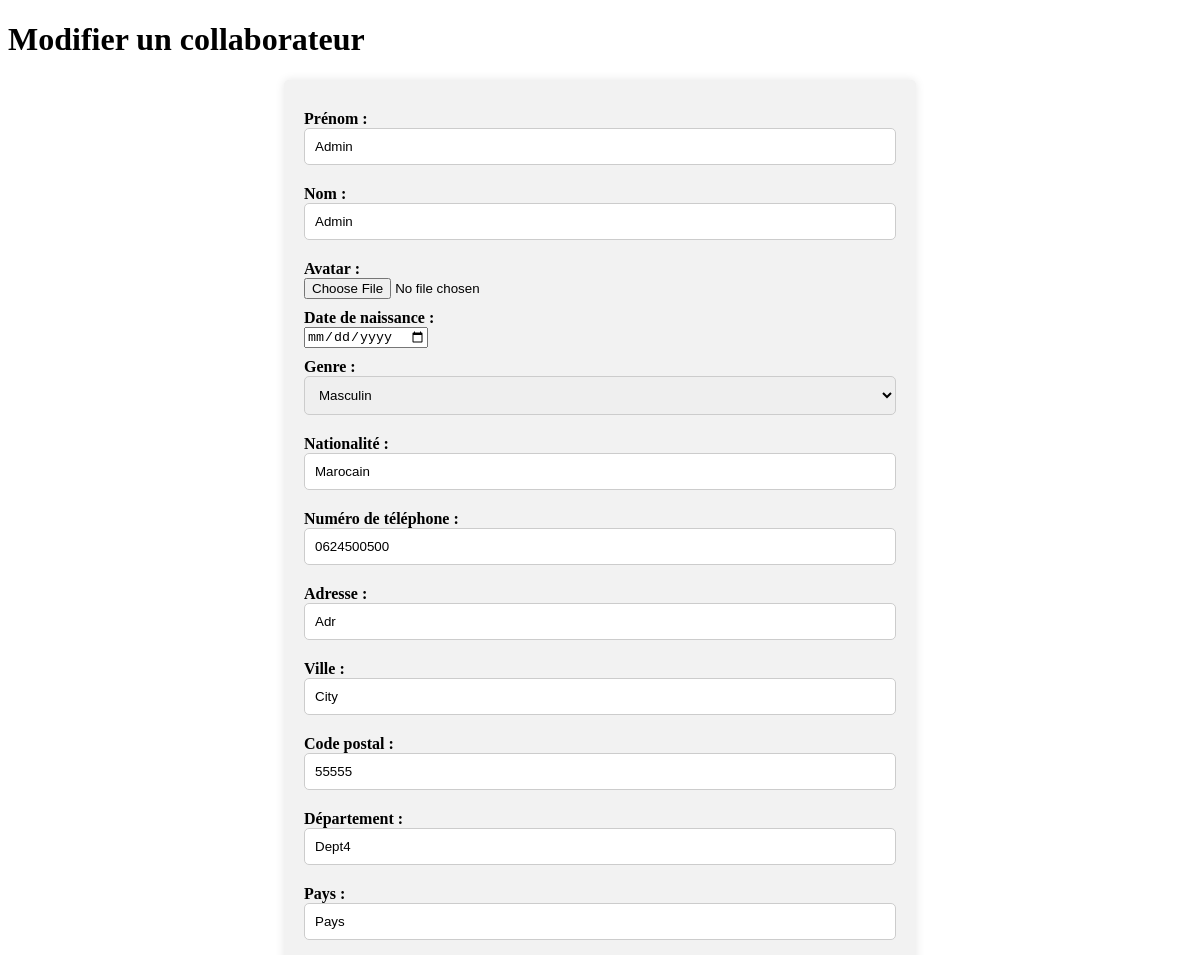
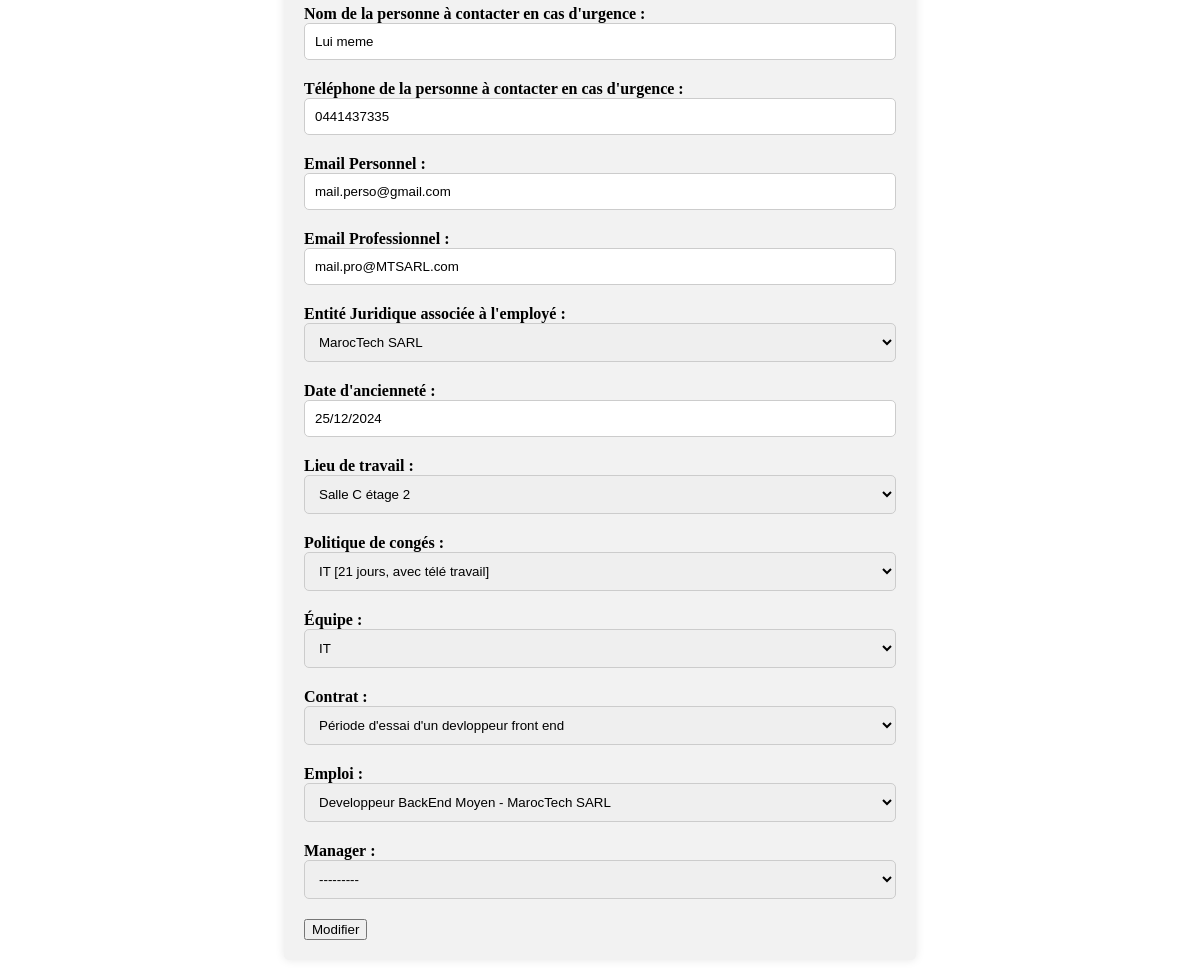
Page /modifier-collaborateur/16/ (signed in) on the committed database (2 pictures, top to bottom).
### corpoman/models.py (models this page shows)
class Collaborateur(models.Model):
    user = models.OneToOneField(User, on_delete=models.CASCADE, related_name='collaborateur', editable=False, null=True)
    prenom = models.CharField(max_length=100, verbose_name="Prénom")
    nom = models.CharField(max_length=100, verbose_name="Nom")
    avatar = models.ImageField(upload_to='avatars/', null=True, blank=True, validators=[validate_avatar])
    matricule = models.CharField(max_length=11, unique=True, default=generate_matricule, verbose_name="Matricule",
                                 editable=False)
    date_naissance = models.DateField(verbose_name="Date de naissance")
    GENRE_CHOICES = (
        ('M', 'Masculin'),
        ('F', 'Féminin'),
    )
    genre = models.CharField(max_length=10, choices=GENRE_CHOICES, verbose_name="Genre")
    nationalite = models.CharField(max_length=100, verbose_name="Nationalité")
    numero_telephone = models.CharField(max_length=20, verbose_name="Numéro de téléphone")
    adresse = models.CharField(max_length=255, verbose_name="Adresse")
    ville = models.CharField(max_length=100, verbose_name="Ville")
    code_postal = models.CharField(max_length=20, verbose_name="Code postal")
    departement = models.CharField(max_length=100, verbose_name="Département")
    pays = models.CharField(max_length=100, verbose_name="Pays")
    contact_urgence_nom = models.CharField(max_length=100,
                                           verbose_name="Nom de la personne à contacter en cas d'urgence")
    contact_urgence_telephone = models.CharField(max_length=20,
                                                 verbose_name="Téléphone de la personne à contacter en cas d'urgence")
    email_personnel = models.EmailField(verbose_name="Email Personnel")
    email_professionnel = models.EmailField(verbose_name="Email Professionnel")
    entite_juridique = models.ForeignKey('EntiteJuridique', on_delete=models.CASCADE,
                                         verbose_name="Entité Juridique associée à l'employé")
    date_anciennete = models.DateField(verbose_name="Date d'ancienneté")
    lieu_travail = models.ForeignKey('LieuTravail', on_delete=models.CASCADE, verbose_name="Lieu de travail")
    politique_conges = models.ForeignKey('PolitiqueAbsences', on_delete=models.CASCADE,
                                         verbose_name="Politique de congés")
    Equipe = models.ForeignKey('Equipe', on_delete=models.CASCADE, verbose_name="Équipe")
    contrat = models.ForeignKey('Contrat', on_delete=models.CASCADE, verbose_name="Contrat")
    emploi = models.ForeignKey('Emploi', on_delete=models.CASCADE, verbose_name="Emploi")
    manager = models.ForeignKey('self', on_delete=models.CASCADE, null=True, blank=True, verbose_name="Manager",
                                related_name='subordonnes')
    class Meta:
        verbose_name = "Collaborateur"
        verbose_name_plural = "Collaborateurs"
    def __str__(self):
        return f"{self.prenom} {self.nom} ({self.matricule})"

### corpoman/views.py (the view)
# urls.py: path('modifier-collaborateur/<int:pk>/', modifier_collaborateur, name='modifier_collaborateur'),
@user_passes_test(lambda u: u.is_superuser)
def modifier_collaborateur(request, pk):
    collaborateur = get_object_or_404(Collaborateur, pk=pk)
    if request.method == 'POST':
        form = CollaborateurForm(request.POST, instance=collaborateur)
        if form.is_valid():
            form.save()
            return redirect('liste_collaborateurs')
    else:
        form = CollaborateurForm(instance=collaborateur)
    return render(request, 'collaborateurs/modifier_collaborateur.html', {'form': form})

### corpoman/forms.py
class CollaborateurForm(forms.ModelForm):
    class Meta:
        model = Collaborateur
        fields = '__all__'
        widgets = {
            'date_naissance': forms.DateInput(attrs={'type': 'date'})
        }

### corpoman/models.py (called while the page is built)
    def __str__(self):
        return self.nom

    def __str__(self):
        return self.raison_sociale

    def __str__(self):
        return self.designation

    def __str__(self):
        return f"{self.intitule} {self.niveau} - {self.entite_juridique}"

    def __str__(self):
        return self.objet

    def __str__(self):
        return f"{self.nom} [{self.compteur_absences}]"

    def __str__(self):
        return str(self.nom)

### corpoman/templates/collaborateurs/modifier_collaborateur.html (shortened to what this page needs)
{% load static %}
<!DOCTYPE html>
<html lang="en">
<head>
    <link rel="stylesheet" href="{% static 'css/forms.css' %}">
</head>
<body>
    <h1>Modifier un collaborateur</h1>
    <form method="post">
        {{ form.as_p }}
        <button type="submit">Modifier</button>
    </form>
</body>
</html>

### corpoman/static/css/forms.css (style rules this page uses)
form { width: 50%; margin: 0 auto; padding: 20px; background-color: #f2f2f2; border-radius: 5px; box-shadow: 0 0 10px rgba(0, 0, 0, 0.1); }
form p { margin: 10px 0; }
form label { display: block; font-weight: bold; }
form input[type="text"], form input[type="email"], form input[type="password"], form select { width: 100%; padding: 10px; margin-bottom: 10px; border: 1px solid #ccc; border-radius: 5px; box-sizing: border-box; }

### rows in the picture
Collaborateur: prenom "Admin", nom "Admin", genre "Masculin", nationalite "Marocain", numero_telephone "0624500500", adresse "Adr", ville "City", code_postal "55555", departement "Dept4", pays "Pays", contact_urgence_nom "Lui meme", contact_urgence_telephone "0441437335", email_personnel "mail.perso@gmail.com", email_professionnel "mail.pro@MTSARL.com", entite_juridique "MarocTech SARL", date_anciennete "25/12/2024", lieu_travail "Salle C étage 2", politique_conges "IT [21 jours, avec télé travail]", Equipe "IT", contrat "Période d'essai d'un devloppeur front end", emploi "Developpeur BackEnd Moyen - MarocTech SARL", manager "---------"
